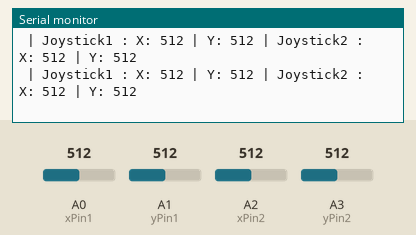
Simulated run of this sketch. Board: Arduino Uno, built with avr-gcc and run on an emulated ATmega328P. Shown: the last lines printed to the serial monitor. The inputs (shaded band) are chosen by the test bench; at power-on: A0 (xPin1) = 512, A3 (yPin2) = 512, A1 (yPin1) = 512, A2 (xPin2) = 512.

Above: at 1.2 s.
1.3 s: A0 (xPin1) set to 105
At 1.32 s:
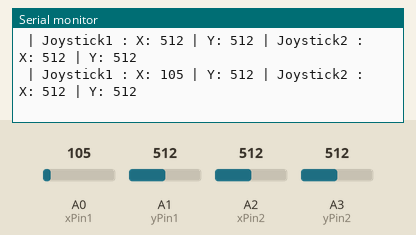
4.3 s: A0 (xPin1) set to 94
At 4.37 s:
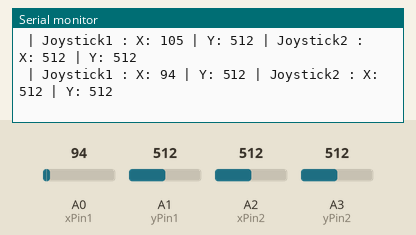
7.3 s: A3 (yPin2) set to 106
At 7.31 s:
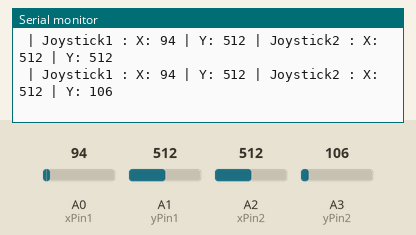
10.3 s: A3 (yPin2) set to 92
At 10.35 s:
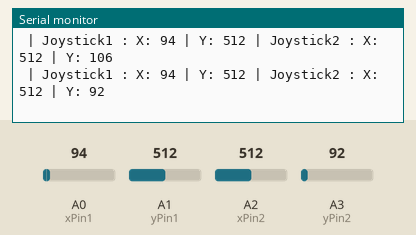
Timing chart, 0 to 13.3 s (numbered marks = the images above; inputs shaded):
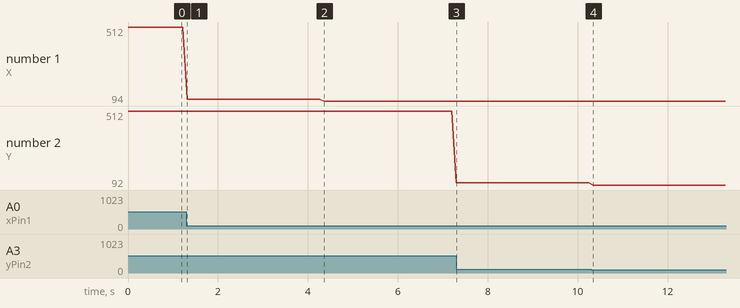

Measured:
- after the input at 1.3 s, the serial monitor: prints a new line at once (image 1)
- after the input at 4.3 s, the serial monitor: prints a new line after 0.06 s (image 2)
- after the input at 7.3 s, the serial monitor: prints a new line at once (image 3)
- after the input at 10.3 s, the serial monitor: prints a new line after 0.05 s (image 4)
- plotted number 1: 512 → 105 after the input at 1.3 s, 105 → 94 after the input at 4.3 s
- plotted number 2: 512 → 106 after the input at 7.3 s, 106 → 92 after the input at 10.3 s

The sketch:

Practica3_Joystick.ino
```cpp
int xPin1 = A0;
int yPin1 = A1;
int xPin2 = A2;
int yPin2 = A3;
int xPosition1 = 0;
int yPosition1 = 0;
int xPosition2 = 0;
int yPosition2 = 0;

void setup() {
  Serial.begin(9600);
  pinMode(xPin1, INPUT);
  pinMode(yPin1, INPUT);
  pinMode(xPin2, INPUT);
  pinMode(yPin2, INPUT);
}

void loop() {
  xPosition1 = analogRead(xPin1);
  yPosition1 = analogRead(yPin1);
  xPosition2 = analogRead(xPin2);
  yPosition2 = analogRead(yPin2);
  Serial.print(" | Joystick1 : ");
  Serial.print("X: ");
  Serial.print(xPosition1);
  Serial.print(" | Y: ");
  Serial.print(yPosition1);
  Serial.print(" | Joystick2 : ");
  Serial.print("X: ");
  Serial.print(xPosition2);
  Serial.print(" | Y: ");
  Serial.println(yPosition2);
  delay(100);
}
```
